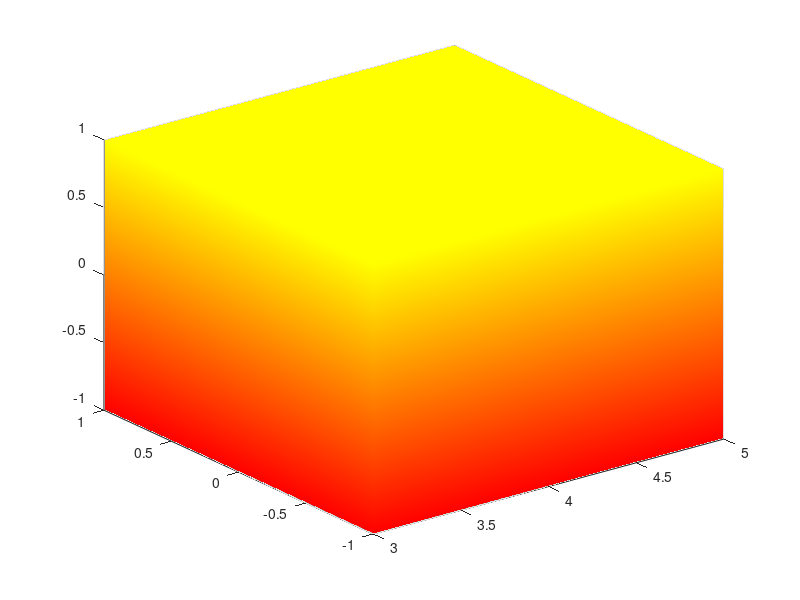

Here is the MATLAB script that generated this plot: (Note: this script raises an error after producing the figure.)
% Listing 12-5 - Rotating a solid cube
clear
clc
close all

 xx = [ 0  0  0  0  0;
       -1 -1  1  1 -1;
       -1 -1  1  1 -1;
        0  0  0  0  0]
 yy = [ 0  0  0  0  0;
       -1  1  1 -1 -1;
       -1  1  1 -1 -1;
        0  0  0  0  0]
 zz = [ 1  1  1  1  1;
        1  1  1  1  1;
       -1 -1 -1 -1 -1;
       -1 -1 -1 -1 -1]
 [r c] = size(xx);
 ln = r*c;  % length of reshaped vector
 th = 0; ph = 0; ps = 0;
 dth = 0.05; dph = 0.03; dps = 0.01;
 go = true
 while go
     surf(xx+4, yy, zz)
     shading interp; colormap autumn
     hold on; alpha(0.5)
     Rz = [cos(th) -sin(th)  0
           sin(th)  cos(th)   0
            0        0       1];
     Ry = [cos(ph)   0   -sin(ph)
            0        1       0
           sin(ph)   0    cos(ph)];
     Rx = [ 1        0       0
            0      cos(ps) -sin(ps)
            0      sin(ps)  cos(ps)];
     P(1,:) = reshape(xx, 1, ln);
     P(2,:) = reshape(yy, 1, ln);
     P(3,:) = reshape(zz, 1, ln);
     Q = Rx*Ry*Rz*P;
     qx = reshape(Q(1,:), r, c);
     qy = reshape(Q(2,:), r, c);
     qz = reshape(Q(3,:), r, c);
     surf(qx, qy, qz)
     shading interp
     axis equal; axis off; hold off
     axis([-2 6 -2 2 -2 2])
     lightangle(40, 65); alpha(0.5)
     th = th+dth; ph = ph+dph; ps = ps+dps;
     go = ps < pi/4
     pause(0.03)
 end
